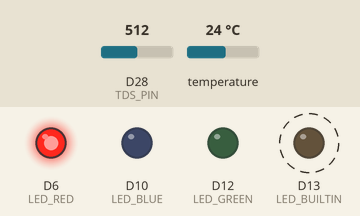
Simulated run of this sketch. Board: Arduino Due. Shown: output pins drawn as LEDs (lit = HIGH). Dashed ring = blinking. Inputs (shaded band) come from the test bench; at power-on: D28 (TDS_PIN) = 512, temperature 24 °C (analog values on the 0–1023 scale). What the sketch prints to the serial monitor is not drawn.

Above: at 2.4 s.
2.5 s: D28 (TDS_PIN) set to 419
4.0 s: D28 (TDS_PIN) set to 395
At 4.6 s:
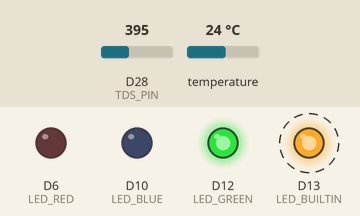
7.9 s: D28 (TDS_PIN) set to 0
At 9.4 s:
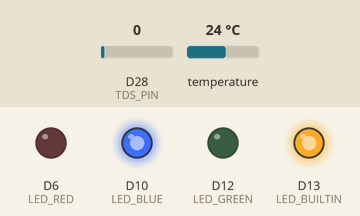
10.0 s: D28 (TDS_PIN) set to 45
At 10.8 s:
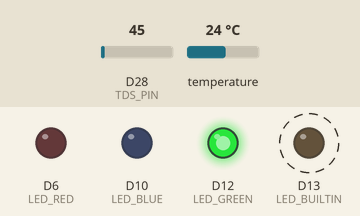
13.9 s: D28 (TDS_PIN) set to 510
At 15.3 s:
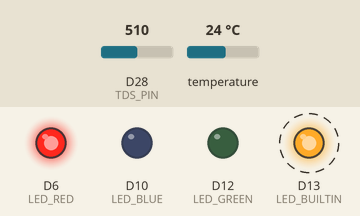
Timing chart, 0 to 18.8 s (numbered marks = the images above; inputs shaded):
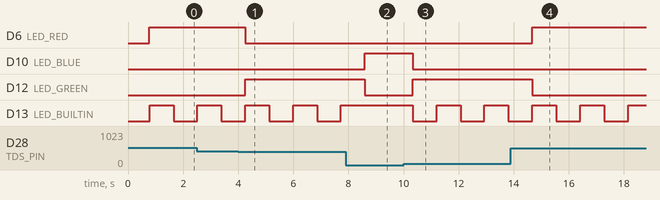

Measured:
- the behaviour switches between 404 and 403 on D28 (TDS_PIN) (found by bisection; images 0 and 1)
- after the input at 4.0 s, D6 (LED_RED): HIGH → LOW after 0.25 s; D12 (LED_GREEN): LOW → HIGH after 0.25 s
- after the input at 7.9 s, D10 (LED_BLUE): LOW → HIGH after 0.69 s; D12 (LED_GREEN): HIGH → LOW after 0.69 s; D13 (LED_BUILTIN): stays HIGH (without the input it goes to LOW after 0.70 s)
- after the input at 10.0 s, D10 (LED_BLUE): HIGH → LOW after 0.33 s; D12 (LED_GREEN): LOW → HIGH after 0.33 s; D13 (LED_BUILTIN): alternates HIGH for 0.87 s and LOW for 0.87 s, starting after 0.33 s
- after the input at 13.9 s, D6 (LED_RED): LOW → HIGH after 0.77 s; D12 (LED_GREEN): HIGH → LOW after 0.77 s
- by itself, D13 (LED_BUILTIN): alternates HIGH for 0.87 s and LOW for 0.87 s

The sketch:

sketch_final.ino
```cpp
#include <OneWire.h>
#include <DallasTemperature.h>

#define TEMP_PIN  27
#define TDS_PIN   28
#define LED_RED   6
#define LED_GREEN 12
#define LED_BLUE  10

OneWire oneWire(TEMP_PIN);
DallasTemperature sensors(&oneWire);

unsigned long lastBlink = 0;
bool ledState = false;
int blinkInterval = 0;

void updateOnboardLED() {
    if (blinkInterval == 0) {
        digitalWrite(LED_BUILTIN, HIGH);
        return;
    }
    unsigned long now = millis();
    if (now - lastBlink >= blinkInterval) {
        lastBlink = now;
        ledState = !ledState;
        digitalWrite(LED_BUILTIN, ledState ? HIGH : LOW);
    }
}

void setLED(bool red, bool green, bool blue) {
    digitalWrite(LED_RED,   red   ? HIGH : LOW);
    digitalWrite(LED_GREEN, green ? HIGH : LOW);
    digitalWrite(LED_BLUE,  blue  ? HIGH : LOW);
}

void setup() {
    Serial.begin(115200);
    while (!Serial) delay(10);

    pinMode(LED_RED,     OUTPUT);
    pinMode(LED_GREEN,   OUTPUT);
    pinMode(LED_BLUE,    OUTPUT);
    pinMode(LED_BUILTIN, OUTPUT);
    setLED(false, false, false);

    analogReadResolution(12);
    sensors.begin();
    Serial.println("System ready. Commencing LIVE monitoring...");
}

void loop() {
    sensors.requestTemperatures();
    float tempC = sensors.getTempCByIndex(0);
    bool failSafe = false;
    if (tempC == -127) {
        tempC = 25.0;
        failSafe = true;
    }

    int tdsRaw = analogRead(TDS_PIN);
    float tdsVoltage = (tdsRaw / 4095.0) * 3.3;

    float tdsRawPPM = (133.42 * pow(tdsVoltage, 3)
                     - 255.86 * pow(tdsVoltage, 2)
                     + 857.39 * tdsVoltage) * 0.5;
    if (tdsRawPPM < 0) tdsRawPPM = 0;

    float compensationCoeff = 1.0 + 0.02 * (tempC - 25.0);
    float compVoltage = tdsVoltage / compensationCoeff;
    float tdsComp = (133.42 * pow(compVoltage, 3)
                   - 255.86 * pow(compVoltage, 2)
                   + 857.39 * compVoltage) * 0.5;
    if (tdsComp < 0) tdsComp = 0;

    String routingDecision;
    if (tdsComp > 500.0 || tempC > 35.0) {
        routingDecision = "RED (Discard / Brine Management)";
        setLED(true, false, false);
        blinkInterval = 150;
    } else if (tdsComp >= 1.0) {
        routingDecision = "GREEN (Moderate Filtration)";
        setLED(false, true, false);
        blinkInterval = 600;
    } else {
        routingDecision = "BLUE (Direct UPW Reuse)";
        setLED(false, false, true);
        blinkInterval = 0;
    }

    Serial.println("\n════════════════════════════════════════");
    Serial.println("           LIVE WATER ANALYSIS          ");
    Serial.println("════════════════════════════════════════");
    Serial.print("Temp:          "); Serial.print(tempC, 1);      Serial.println(" °C");
    if (failSafe) Serial.println("WARN: Temp sensor disconnected! Defaulting to 25.0 °C");
    Serial.print("TDS (raw):     "); Serial.print(tdsRawPPM, 1);  Serial.println(" ppm");
    Serial.print("TDS (@25°C):   "); Serial.print(tdsComp, 1);    Serial.println(" ppm");
    Serial.println("────────────────────────────────────────");
    Serial.print("ACTION: "); Serial.println(routingDecision);
    Serial.println("════════════════════════════════════════");

    updateOnboardLED();
    delay(100);
}
```
